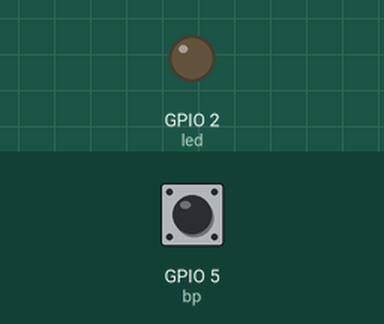
This program was run on a simulated ESP32 board running MicroPython. Shown: output pins drawn as LEDs (lit = HIGH). The inputs (shaded band) are chosen by the test bench; at power-on: GPIO 5 (bp) HIGH. No radio messages arrive unless stated (any console line starting 'radio sent:' is added by the test bench); what the program prints to the serial console is not drawn.

Above: at 1.2 s.
1.3 s: GPIO 5 (bp) pulled LOW for 0.15 s
At 1.4 s:
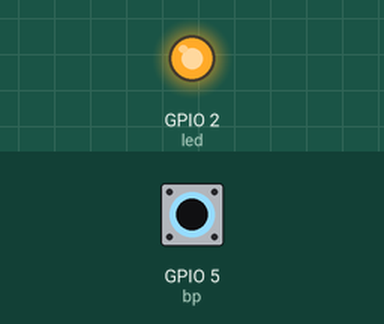
Timing chart, 0 to 4.3 s (numbered marks = the images above; inputs shaded):
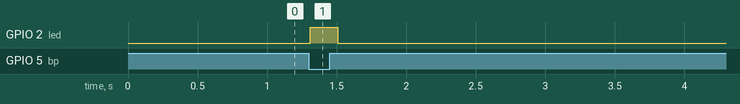

The program:

manip02_emetteur_bouton.py
```python
# Atelier 02 — E-paper — Bonus ESP-NOW — Manip 02 : l'émetteur (bouton qui compte)
# Fablab Ardèche — MicroPython
#
# À chaque appui sur le bouton, la carte ajoute 1 à un compteur et envoie le
# NOMBRE TOTAL à l'autre carte par ESP-NOW, sans box ni WiFi.
#
# La LED de la carte donne le résultat de l'envoi :
#   - allumée 0,2 s : l'autre carte a bien accusé réception
#   - clignote 3 fois : personne n'a répondu (mauvaise adresse ? trop loin ?)
#
# Matériel : carte ESP32 simple + 1 bouton poussoir
# Connexions : bouton entre GPIO5 et GND, LED intégrée sur GPIO2
#
# COMMENT UTILISER :
#   1. Lance d'abord le récepteur (manip 03) : son écran affiche son adresse
#   2. Recopie cette adresse dans MAC_RECEPTEUR ci-dessous
#   3. Lance ce programme, puis appuie sur le bouton

import network
import espnow
import time
from machine import Pin
import ubinascii

MAC_RECEPTEUR = "24:6f:28:b1:e4:2c"     # à remplacer par l'adresse affichée par le récepteur

bp = Pin(5, Pin.IN, Pin.PULL_UP)        # bouton : 0 = appuyé
led = Pin(2, Pin.OUT)

wifi = network.WLAN(network.STA_IF)
wifi.active(True)

e = espnow.ESPNow()
e.active(True)
adresse = ubinascii.unhexlify(MAC_RECEPTEUR.replace(":", ""))
e.add_peer(adresse)

compteur = 0
print("Radio ESP-NOW activée, envoi vers", MAC_RECEPTEUR)
print("Prêt. Appuie sur le bouton.")

while True:
    if bp.value() == 0:
        compteur += 1
        try:
            recu = e.send(adresse, str(compteur))   # True si l'autre carte a répondu
        except OSError as erreur:                   # l'erreur s'affiche au lieu d'arrêter le programme
            print("Erreur d'envoi :", erreur)
            recu = False
        if recu:
            print(compteur, "→ reçu")
            led.value(1)
            time.sleep_ms(200)
            led.value(0)
        else:
            print(compteur, "→ PAS de réponse")
            for _ in range(3):
                led.value(1)
                time.sleep_ms(100)
                led.value(0)
                time.sleep_ms(100)
        time.sleep_ms(30)                        # anti-rebond
        while bp.value() == 0:                   # attendre le relâchement
            time.sleep_ms(10)
        time.sleep_ms(30)
    time.sleep_ms(10)
```

Measured:
- after the input at 1.3 s, GPIO 2 (led): LOW → HIGH at once, → LOW 0.20 s later
